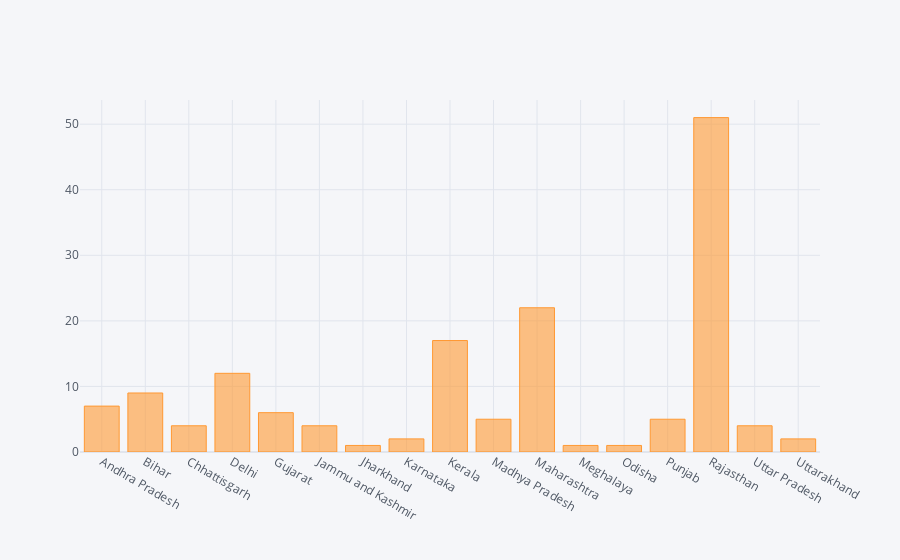

This figure's notebook cell:
### Code cell
df=labs
df['additional_labs']=df.req_labs - df.labs_cur
df=df.sort_values(by ='additional_labs', ascending = 0).reset_index(drop=True) 
df=df[df['additional_labs']>0]
df=df[['State','additional_labs']]
df=df.pivot_table(index='State')
df.iplot(kind='bar')

### Figure 1 — Plotly figure (JSON) as saved in the notebook; plotly's stock layout.template omitted (floating-point values rounded to 4 significant figures)
{"data": [{"marker": {"color": "rgba(255, 153, 51, 0.6)", "line": {"color": "rgba(255, 153, 51, 1.0)", "width": 1}}, "name": "additional_labs", "orientation": "v", "text": "", "type": "bar", "x": ["Andhra Pradesh", "Bihar", "Chhattisgarh", "Delhi", "Gujarat", "Jammu and Kashmir", "Jharkhand", "Karnataka", "Kerala", "Madhya Pradesh", "Maharashtra", "Meghalaya", "Odisha", "Punjab", "Rajasthan", "Uttar Pradesh", "Uttarakhand"], "y": [7, 9, 4, 12, 6, 4, 1, 2, 17, 5, 22, 1, 1, 5, 51, 4, 2]}], "layout": {"legend": {"bgcolor": "#F5F6F9", "font": {"color": "#4D5663"}}, "paper_bgcolor": "#F5F6F9", "plot_bgcolor": "#F5F6F9", "title": {"font": {"color": "#4D5663"}}, "xaxis": {"gridcolor": "#E1E5ED", "showgrid": true, "tickfont": {"color": "#4D5663"}, "title": {"font": {"color": "#4D5663"}, "text": ""}, "zerolinecolor": "#E1E5ED"}, "yaxis": {"gridcolor": "#E1E5ED", "showgrid": true, "tickfont": {"color": "#4D5663"}, "title": {"font": {"color": "#4D5663"}, "text": ""}, "zerolinecolor": "#E1E5ED"}}}
